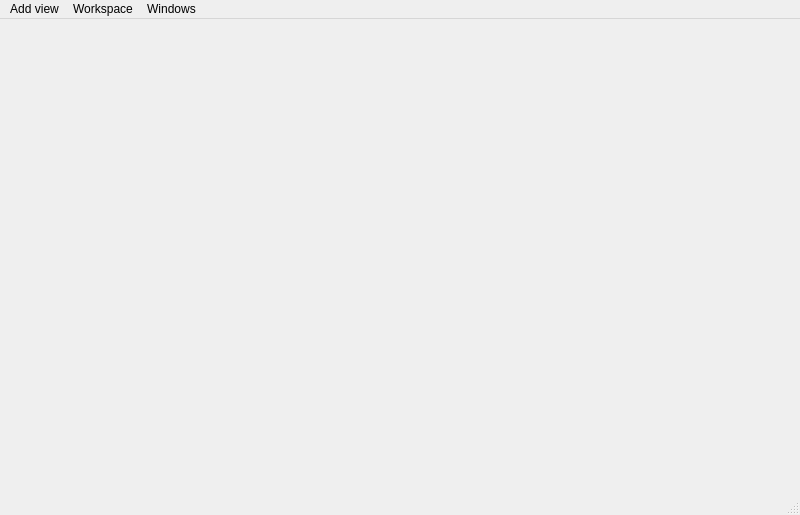
<?xml version="1.0" encoding="UTF-8"?>
<ui version="4.0">
 <class>ShotViewerMainWindow</class>
 <widget class="QMainWindow" name="ShotViewerMainWindow">
  <property name="geometry">
   <rect>
    <x>0</x>
    <y>0</y>
    <width>800</width>
    <height>515</height>
   </rect>
  </property>
  <property name="windowTitle">
   <string>MainWindow</string>
  </property>
  <widget class="QWidget" name="centralwidget"/>
  <widget class="QMenuBar" name="menubar">
   <property name="geometry">
    <rect>
     <x>0</x>
     <y>0</y>
     <width>800</width>
     <height>21</height>
    </rect>
   </property>
   <widget class="QMenu" name="menu_add_view">
    <property name="title">
     <string>Add view</string>
    </property>
   </widget>
   <widget class="QMenu" name="menuWorkspace">
    <property name="title">
     <string>Workspace</string>
    </property>
    <addaction name="action_save_workspace_as"/>
    <addaction name="action_load_workspace"/>
   </widget>
   <widget class="QMenu" name="menuWindows">
    <property name="title">
     <string>Windows</string>
    </property>
    <addaction name="tile_action"/>
   </widget>
   <addaction name="menu_add_view"/>
   <addaction name="menuWorkspace"/>
   <addaction name="menuWindows"/>
  </widget>
  <widget class="QStatusBar" name="statusbar"/>
  <action name="action_save_workspace_as">
   <property name="text">
    <string>Save as...</string>
   </property>
  </action>
  <action name="action_load_workspace">
   <property name="text">
    <string>Load...</string>
   </property>
  </action>
  <action name="tile_action">
   <property name="text">
    <string>Tile</string>
   </property>
  </action>
 </widget>
 <resources/>
 <connections/>
</ui>
